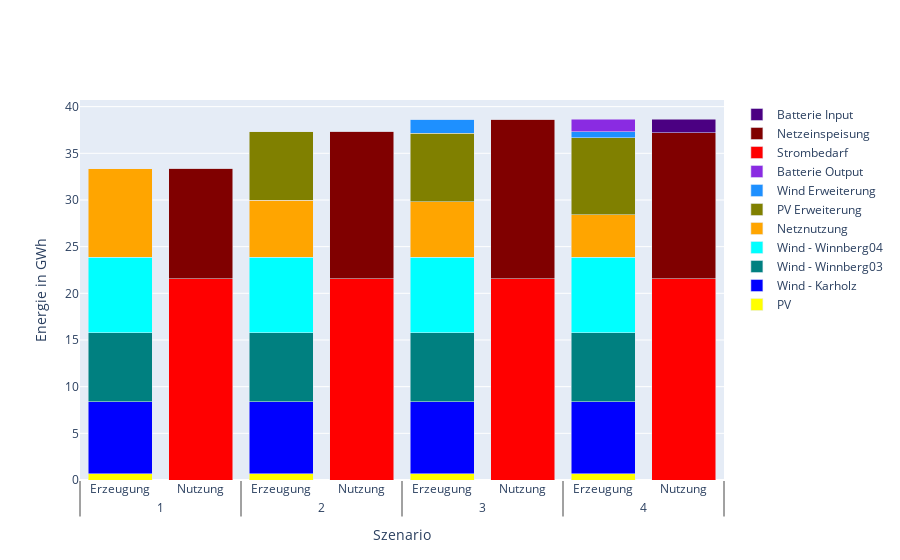

The notebook cell this image was saved under:
### Code cell
df = pd.DataFrame(
    dict(
        scenario=[1,2,3,4],
        pv=np.array([df_scalar_matrix1['total_flow'][2], 
                       df_scalar_matrix2['total_flow'][2],
                       df_scalar_matrix3['total_flow'][2],
                       df_scalar_matrix4['total_flow'][5]])/1e6,
        wind_karholz=np.array([df_scalar_matrix1['total_flow'][3], 
                       df_scalar_matrix2['total_flow'][5],
                       df_scalar_matrix3['total_flow'][6],
                       df_scalar_matrix4['total_flow'][9]])/1e6,
        wind_winnberg03=np.array([df_scalar_matrix1['total_flow'][4], 
                       df_scalar_matrix2['total_flow'][6],
                       df_scalar_matrix3['total_flow'][7],
                       df_scalar_matrix4['total_flow'][10]])/1e6,
        wind_winnberg04=np.array([df_scalar_matrix1['total_flow'][5], 
                       df_scalar_matrix2['total_flow'][7],
                       df_scalar_matrix3['total_flow'][8],
                       df_scalar_matrix4['total_flow'][11]])/1e6,
        dso=np.array([df_scalar_matrix1['total_flow'][0], 
                       df_scalar_matrix2['total_flow'][0],
                       df_scalar_matrix3['total_flow'][0],
                       df_scalar_matrix4['total_flow'][3]])/1e6,
        pv_erweiterung=np.array([0, 
                       df_scalar_matrix2['total_flow'][3],
                       df_scalar_matrix3['total_flow'][3],
                       df_scalar_matrix4['total_flow'][6]])/1e6,
        wind_erweiterung=np.array([0, 
                       0,
                       df_scalar_matrix3['total_flow'][5],
                       df_scalar_matrix4['total_flow'][8]])/1e6,
        battery_output=np.array([0, 
                       0,
                       0,
                       df_scalar_matrix4['total_flow'][2]])/1e6,
        industriepark=np.array([df_scalar_matrix1['total_flow'][12], 
                       df_scalar_matrix2['total_flow'][16],
                       df_scalar_matrix3['total_flow'][18],
                       df_scalar_matrix4['total_flow'][21]])/1e6,
        feedin=np.array([df_scalar_matrix1['total_flow'][1], 
                       df_scalar_matrix2['total_flow'][1],
                       df_scalar_matrix3['total_flow'][1],
                       df_scalar_matrix4['total_flow'][4]])/1e6,
        battery_input=np.array([0, 
                       0,
                       0,
                       df_scalar_matrix4['total_flow'][1]])/1e6
      
    )
)

fig = go.Figure()

fig.update_layout(
    #template="simple_white",
    xaxis=dict(title_text="Szenario"),
    yaxis=dict(title_text="Energie in GWh"),
    barmode="stack",
)

groups = ['pv',
          'wind_karholz',
          'wind_winnberg03',
          'wind_winnberg04',
          'dso',
          'pv_erweiterung',
          'wind_erweiterung',
          'battery_output',
          'industriepark',
          'feedin',
          'battery_input']
colors = ['yellow','blue','teal','aqua','orange','olive','dodgerblue','blueviolet','red','maroon','indigo']
names = ['PV',
         'Wind - Karholz',
         'Wind - Winnberg03',
         'Wind - Winnberg04',
         'Netznutzung',
         'PV Erweiterung',
         'Wind Erweiterung',
         'Batterie Output',
         'Strombedarf',
         'Netzeinspeisung',
         'Batterie Input']

i = 0
for r, n, c in zip(groups, names, colors):
    ## put var1 and var2 together on the first subgrouped bar
    if i <= 7:
        fig.add_trace(
            go.Bar(x=[df.scenario, ['Erzeugung']*len(df.scenario)], y=df[r], name=n, marker_color = c)
        )
    ## put var3 and var4 together on the first subgrouped bar
    else:
        fig.add_trace(
            go.Bar(x=[df.scenario, ['Nutzung']*len(df.scenario)], y=df[r], name=n,marker_color = c)
        )
    i+=1

fig.show()

### Figure 1 — Plotly figure (JSON) as saved in the notebook; plotly's stock layout.template omitted (floating-point values rounded to 4 significant figures)
{"data": [{"marker": {"color": "yellow"}, "name": "PV", "type": "bar", "x": [[1, 2, 3, 4], ["Erzeugung", "Erzeugung", "Erzeugung", "Erzeugung"]], "y": [0.6557, 0.6557, 0.6557, 0.6557]}, {"marker": {"color": "blue"}, "name": "Wind - Karholz", "type": "bar", "x": [[1, 2, 3, 4], ["Erzeugung", "Erzeugung", "Erzeugung", "Erzeugung"]], "y": [7.721, 7.721, 7.721, 7.721]}, {"marker": {"color": "teal"}, "name": "Wind - Winnberg03", "type": "bar", "x": [[1, 2, 3, 4], ["Erzeugung", "Erzeugung", "Erzeugung", "Erzeugung"]], "y": [7.4, 7.4, 7.4, 7.4]}, {"marker": {"color": "aqua"}, "name": "Wind - Winnberg04", "type": "bar", "x": [[1, 2, 3, 4], ["Erzeugung", "Erzeugung", "Erzeugung", "Erzeugung"]], "y": [8.087, 8.087, 8.087, 8.087]}, {"marker": {"color": "orange"}, "name": "Netznutzung", "type": "bar", "x": [[1, 2, 3, 4], ["Erzeugung", "Erzeugung", "Erzeugung", "Erzeugung"]], "y": [9.549, 6.104, 5.957, 4.537]}, {"marker": {"color": "olive"}, "name": "PV Erweiterung", "type": "bar", "x": [[1, 2, 3, 4], ["Erzeugung", "Erzeugung", "Erzeugung", "Erzeugung"]], "y": [0, 7.38, 7.311, 8.271]}, {"marker": {"color": "dodgerblue"}, "name": "Wind Erweiterung", "type": "bar", "x": [[1, 2, 3, 4], ["Erzeugung", "Erzeugung", "Erzeugung", "Erzeugung"]], "y": [0, 0, 1.495, 0.6673]}, {"marker": {"color": "blueviolet"}, "name": "Batterie Output", "type": "bar", "x": [[1, 2, 3, 4], ["Erzeugung", "Erzeugung", "Erzeugung", "Erzeugung"]], "y": [0, 0, 0, 1.339]}, {"marker": {"color": "red"}, "name": "Strombedarf", "type": "bar", "x": [[1, 2, 3, 4], ["Nutzung", "Nutzung", "Nutzung", "Nutzung"]], "y": [21.56, 21.56, 21.56, 21.56]}, {"marker": {"color": "maroon"}, "name": "Netzeinspeisung", "type": "bar", "x": [[1, 2, 3, 4], ["Nutzung", "Nutzung", "Nutzung", "Nutzung"]], "y": [11.85, 15.78, 17.06, 15.63]}, {"marker": {"color": "indigo"}, "name": "Batterie Input", "type": "bar", "x": [[1, 2, 3, 4], ["Nutzung", "Nutzung", "Nutzung", "Nutzung"]], "y": [0, 0, 0, 1.484]}], "layout": {"barmode": "stack", "xaxis": {"title": {"text": "Szenario"}}, "yaxis": {"title": {"text": "Energie in GWh"}}}}
